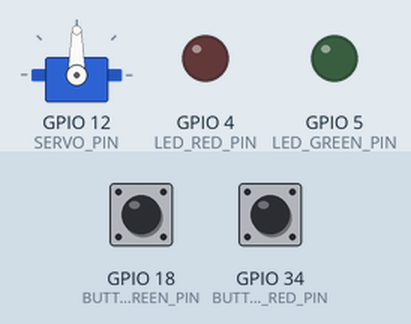
The sketch below on a simulated ESP32. Shown: servo, output pins drawn as LEDs (lit = HIGH). Dashed ring = blinking. Inputs (shaded band) come from the test bench; at power-on: GPIO 18 (BUTTON_GREEN_PIN) HIGH, GPIO 34 (BUTTON_RED_PIN) HIGH. WiFi joins after 1.5 s; servers stay silent unless stated; what the sketch prints to the serial monitor is not drawn.

Above: at 0.1 s.
2.8 s: GPIO 18 (BUTTON_GREEN_PIN) pulled LOW for 3.2 s
At 4.2 s:
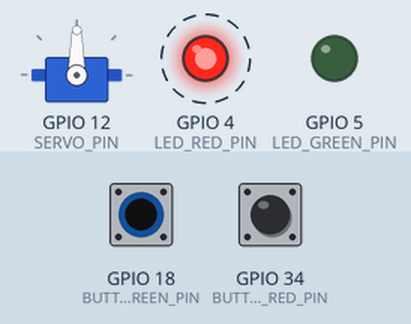
Timing chart, 0 to 10.8 s (numbered marks = the images above; inputs shaded):
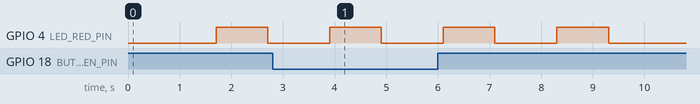

The sketch:

sketch.ino
```cpp
#include <ESP32Servo.h>
#include <WiFi.h>
#include <WiFiClient.h>
#include <WebServer.h>
#include <HTTPClient.h>
#include <uri/UriBraces.h>
#include <ArduinoJson.h>

#define LED_RED_PIN 4
#define LED_GREEN_PIN 5
#define BUTTON_GREEN_PIN 18
#define BUTTON_RED_PIN 34
#define SERVO_PIN 12
#define WIFI_SSID "Wokwi-GUEST"
#define WIFI_PASSWORD ""
#define WIFI_CHANNEL 6

WebServer server(80);
Servo s1;

int lastButtonGreenState = LOW;
int lastButtonRedState = LOW;

// Send response to server
void sendResponse(double coordinates[]) {
  StaticJsonDocument<2> data;
  data["latitude"] = coordinates[0];
  data["longitude"] = coordinates[1];
  String jsonString;
  //Serialize coordinates
  serializeJson(data, jsonString);
  server.send(200, "application/json", jsonString);
}

void GetCoordinates()
{
  double data[2];

  Serial.print("Enter latitude: ");
  while (!Serial.available()) {
    // Wait for user input
  }

  String input = Serial.readStringUntil('\n');
  Serial.println(input);

  try{
    data[0] = input.toDouble();
  }
  catch(double)
  {
    Serial.println("Incorrect latitude!");
  }

  Serial.print("Enter longitude: ");
  while (!Serial.available()) {
    // Wait for user input
  }

  input = Serial.readStringUntil('\n');
  Serial.println(input);

  try{
    data[1] = input.toDouble();
  }
  catch(double)
  {
    Serial.println("Incorrect longitude!");
  }

  delay(100);

  sendResponse(data);
}

void setup(void) {
  Serial.begin(115200);

  pinMode(LED_RED_PIN, OUTPUT);
  pinMode(LED_GREEN_PIN, OUTPUT);
  pinMode(BUTTON_GREEN_PIN, INPUT);
  pinMode(BUTTON_RED_PIN, INPUT);
  s1.attach(SERVO_PIN);

  // Connect to wifi
  WiFi.begin(WIFI_SSID, WIFI_PASSWORD, WIFI_CHANNEL);
  Serial.print("Connecting to WiFi ");
  Serial.print(WIFI_SSID);

  while (WiFi.status() != WL_CONNECTED) {
    delay(100);
    Serial.print(".");
  }
  Serial.println("Connected!");

  // Handle request to get coordinates
  server.on(UriBraces("/get-coordinates"), HTTP_GET, GetCoordinates);
  // Start webserver
  server.begin();

  Serial.println("HTTP server started");
}

void loop(void) {
  server.handleClient();
  int buttonGreenState = digitalRead(BUTTON_GREEN_PIN);
  int buttonRedState = digitalRead(BUTTON_RED_PIN);
  //Wait for button to be pressed
  if (buttonGreenState != lastButtonGreenState)
  {
    HTTPClient http;
    http.begin("https://lmpz5drw-5001.euw.devtunnels.ms/api/SmartBracelet/smart-bracelet/1/grant-access");
    //Send request to API
    int httpResponseCode = http.GET();
    //Process succesful response
    if(httpResponseCode > 0)
    {
      String response = http.getString();
      Serial.println(response);
      digitalWrite(LED_GREEN_PIN, HIGH);
      s1.write(180);
      delay(3000);
      digitalWrite(LED_GREEN_PIN, LOW);
      s1.write(90);
      delay(3000);
    }
    //Process error
    else
    {
      Serial.print("Error code: ");
      Serial.println(httpResponseCode);
      digitalWrite(LED_RED_PIN, HIGH);
      delay(1000);
      digitalWrite(LED_RED_PIN, LOW);
      delay(1000);
    }
    lastButtonGreenState = buttonGreenState;
  }
  if (buttonRedState != lastButtonRedState)
  {
    HTTPClient http;
    http.begin("https://lmpz5drw-5001.euw.devtunnels.ms/api/SmartBracelet/smart-bracelet/-1/grant-access");
    //Send request to API
    int httpResponseCode = http.GET();
    //Process succesful response
    if(httpResponseCode > 0)
    {
      String payload = http.getString();
      Serial.println(payload);
    }
    //Process error
    else
    {
      Serial.print("Error code: ");
      Serial.println(httpResponseCode);
    }
    digitalWrite(LED_RED_PIN, HIGH);
    delay(1000);
    digitalWrite(LED_RED_PIN, LOW);
    delay(1000);
    lastButtonRedState = buttonRedState;
  }
}
```

Measured:
- by itself, GPIO 4 (LED_RED_PIN): alternates HIGH for 1.0 s and LOW for 1.2 s, 6 changes in all, then stays LOW
